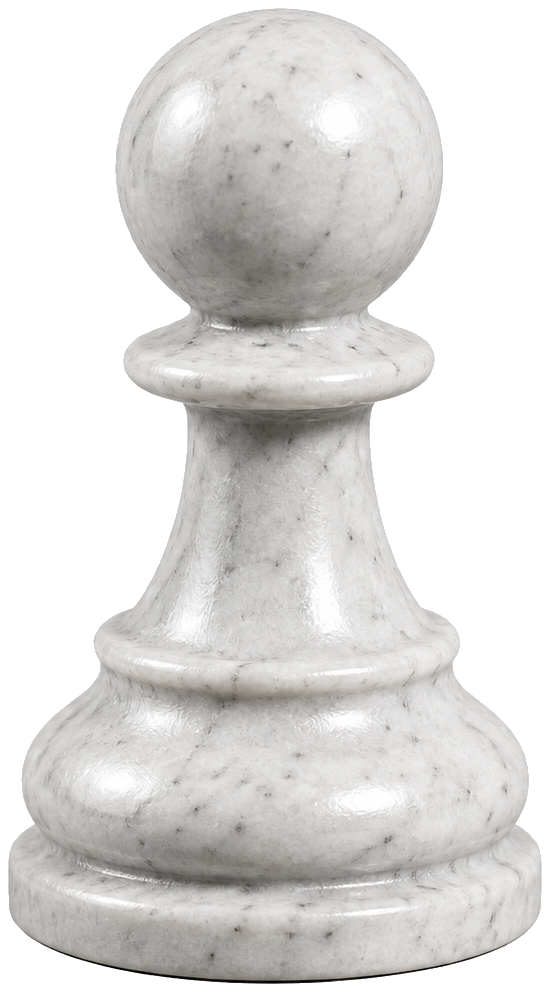
#> input picture assets/PNGs/WhitePawn.png, 550 x 992 px
$ python -i process_piece_images.py   (imports and definitions only)
#> lines starting #> are read from the running program, lines starting #| are printed output that depends on the picture
from collections import deque
from pathlib import Path

from PIL import Image

GENERATED_DIR = Path("/Users/ben/.cursor/projects/Users-ben-Documents-GitHub-ChessSpoof/assets")
OUTPUT_DIR = Path("/Users/ben/Documents/GitHub/ChessSpoof/ChessSpoof/assets/PNGs")

PIECE_FILES = {
    "WhitePawn.png": GENERATED_DIR / "WhiteGranitePawn.png",
    "WhiteKnight.png": GENERATED_DIR / "WhiteGraniteKnight.png",
    "WhiteBishop.png": GENERATED_DIR / "WhiteGraniteBishop.png",
    "WhiteQueen.png": GENERATED_DIR / "WhiteGraniteQueen.png",
    "WhiteKing.png": GENERATED_DIR / "WhiteGraniteKing.png",
    "WhiteRook.png": GENERATED_DIR / "WhiteGraniteRook-v2.png",
    "BlackPawn.png": GENERATED_DIR / "BlackGranitePawn.png",
    "BlackKnight.png": GENERATED_DIR / "BlackGraniteKnight.png",
    "BlackBishop.png": GENERATED_DIR / "BlackGraniteBishop.png",
    "BlackQueen.png": GENERATED_DIR / "BlackGraniteQueen.png",
    "BlackKing.png": GENERATED_DIR / "BlackGraniteKing.png",
    "BlackRook.png": GENERATED_DIR / "BlackGraniteRook.png",
}


# [49 lines left out: function remove_background_white, not called in this run]


def remove_background_black(img: Image.Image, tolerance: int = 28) -> Image.Image:
    img = img.convert("RGBA")
    pixels = img.load()
    width, height = img.size

    def is_likely_background(rgb):
        r, g, b = rgb
        brightness = (r + g + b) / 3
        is_neutral = max(r, g, b) - min(r, g, b) < 35
        return is_neutral and brightness > 165

    def matches_reference(rgb, reference):
        r, g, b = rgb
        return (
            abs(r - reference[0]) <= tolerance
            and abs(g - reference[1]) <= tolerance
            and abs(b - reference[2]) <= tolerance
        )

    corner_colors = [
        pixels[0, 0][:3],
        pixels[width - 1, 0][:3],
        pixels[0, height - 1][:3],
        pixels[width - 1, height - 1][:3],
    ]

    def is_background(rgb):
        if is_likely_background(rgb):
            return True
        return any(matches_reference(rgb, color) for color in corner_colors)

    seen = set()
    queue = deque()
    for x in range(width):
        queue.append((x, 0))
        queue.append((x, height - 1))
    for y in range(height):
        queue.append((0, y))
        queue.append((width - 1, y))

    while queue:
        x, y = queue.popleft()
        if (x, y) in seen:
            continue
        seen.add((x, y))
        if not is_background(pixels[x, y][:3]):
            continue
        pixels[x, y] = (0, 0, 0, 0)
        for nx, ny in ((x + 1, y), (x - 1, y), (x, y + 1), (x, y - 1)):
            if 0 <= nx < width and 0 <= ny < height:
                queue.append((nx, ny))

    return img


# [13 lines left out: function solidify_alpha, not called in this run]


def crop_and_pad(img: Image.Image, pad: int = 8) -> Image.Image:
    bbox = img.getbbox()
    if bbox:
        img = img.crop(bbox)

    padded = Image.new("RGBA", (img.width + pad * 2, img.height + pad * 2), (0, 0, 0, 0))
    padded.paste(img, (pad, pad), img)
    return padded


def process_piece(src: Path, dest: Path, *, white: bool = False) -> None:
#> called with src = '../assets/PNGs/WhitePawn.png', dest = 'out.png', white = False
    img = Image.open(src)
#> img is the input picture: PIL image 550x992 RGBA; mean R, G, B, A 115.6, 114.2, 112.8, 148.7
    if white:
        img = remove_background_white(img)
        img = solidify_alpha(img)
    else:
        img = remove_background_black(img)
#> in remove_background_black, `corner_colors = [ pixels[0, 0][:3], pixels[width - 1, 0][:3], pixels[0..`: corner_colors = [(0, 0, 0), (0, 0, 0), (0, 0, 0), (0, 0, 0)]
#> after the loop in remove_background_black, `while queue:`: seen = 496444 items
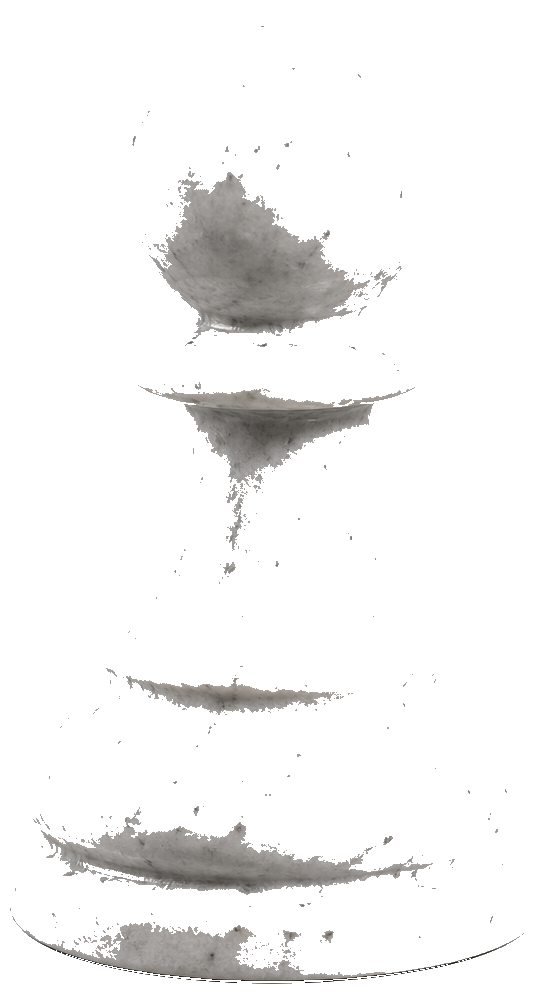
#> img: PIL image 550x992 RGBA; mean R, G, B, A 14.8, 14.4, 14, 26.3; transparent parts drawn white
    img = crop_and_pad(img)
#> in crop_and_pad, `bbox = img.getbbox()`: bbox = (10, 26, 524, 984)
#> in crop_and_pad, `img = img.crop(bbox)`:
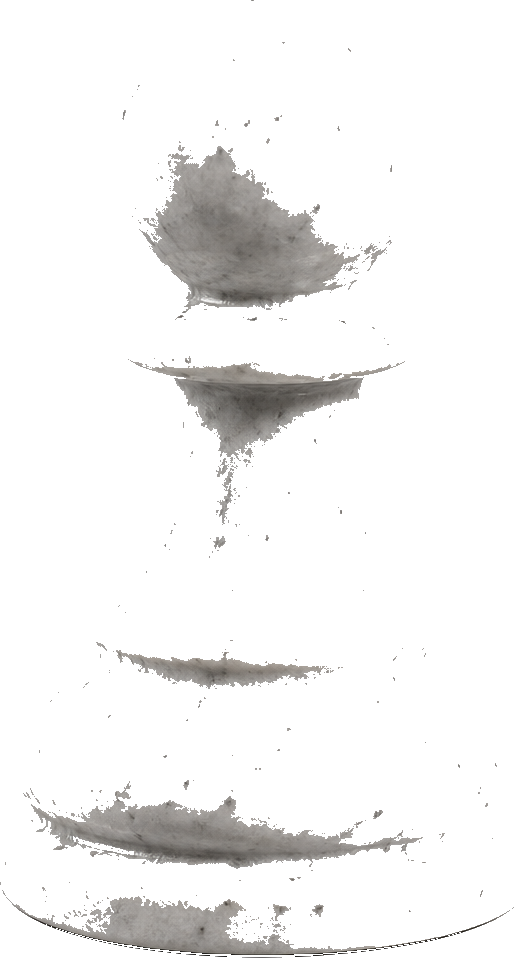
#> img: PIL image 514x958 RGBA; mean R, G, B, A 16.4, 15.9, 15.5, 29.2; transparent parts drawn white
#> in crop_and_pad, `padded = Image.new("RGBA", (img.width + pad * 2, img.height + pad * 2)..`: padded: PIL image 530x974 RGBA; every value is 0
#> in crop_and_pad, `padded.paste(img, (pad, pad), img)`:
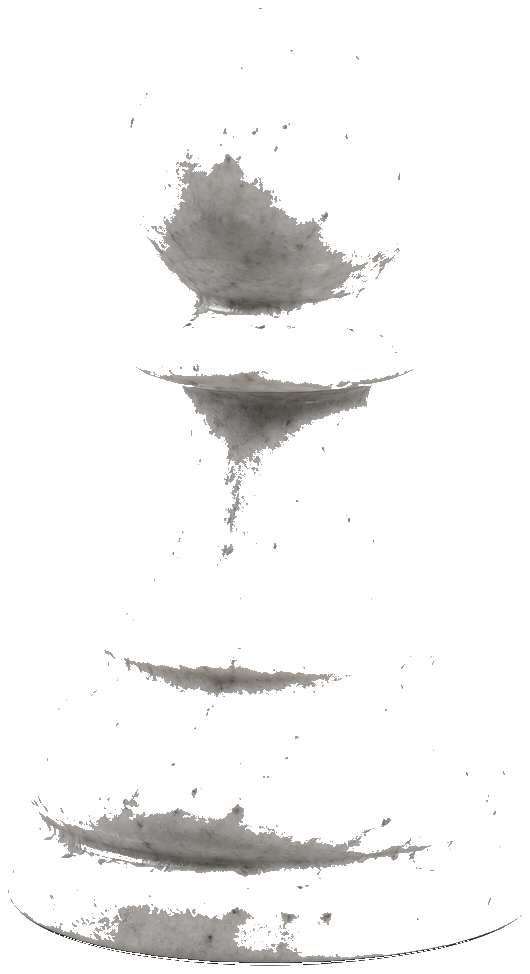
#> padded: PIL image 530x974 RGBA; mean R, G, B, A 15.6, 15.2, 14.8, 27.8; transparent parts drawn white
    img.save(dest)
#> (the run stopped early here; a loop or call above may not have finished)
